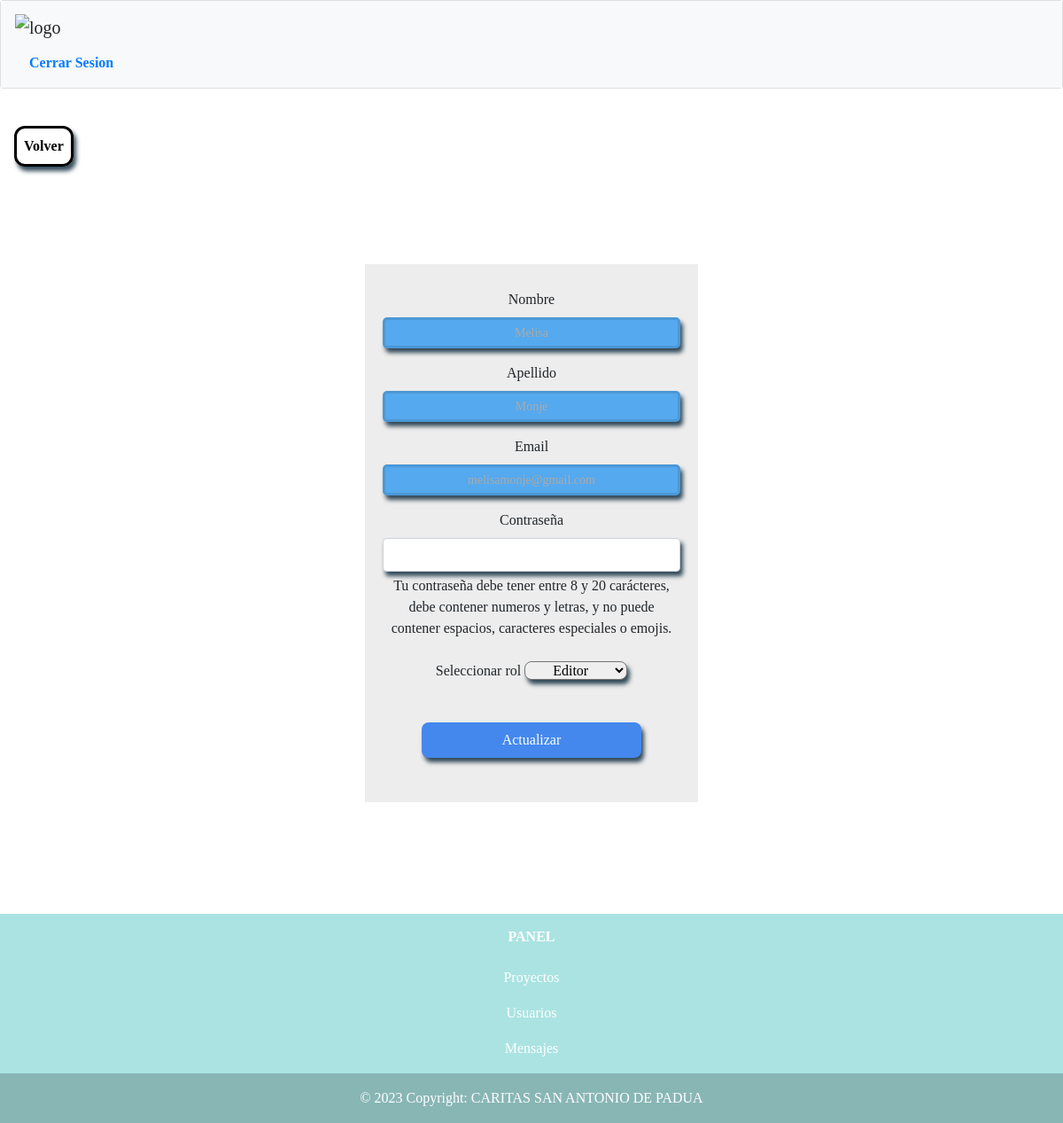
Screenshot of /usuarios/editar_usuario.php?id=2 (signed in) with the database file from the repository.
### tables this page shows
CREATE TABLE `usuarios` (
  `id` int(11) NOT NULL,
  `nombre` varchar(25) NOT NULL,
  `apellido` varchar(25) NOT NULL,
  `email` varchar(50) NOT NULL,
  `contrasena` varchar(250) NOT NULL,
  `rol` int(11) NOT NULL
);

CREATE TABLE `rol` (
  `idrol` int(11) NOT NULL,
  `descripcion` varchar(25) NOT NULL
);

### usuarios/editar_usuario.php (the view, shortened to what this page needs)
<?php
require_once('../config/conexion.php');
$idusuario = $_GET['id'];
$query_sql = mysqli_query($conexion, "SELECT u.id, u.nombre, u.apellido, u.email, (u.rol) as idrol, (r.descripcion) as rol
                                  FROM usuarios u
                                  INNER JOIN rol r
                                  on u.rol = r.idrol
                                  WHERE id = $idusuario ");
$resultado_query = mysqli_num_rows($query_sql);
if($resultado_query == 0) {
  header('location: lista_usuarios.php');
} else {
  $opcion = '';
  while ($data = mysqli_fetch_array($query_sql) ) {
    $nombre = $data['nombre'];
    $apellido = $data['apellido'];
    $email = $data['email'];
    $idrol = $data['idrol'];
    $descripcion = $data['rol'];
    if($idrol == 1){
        $opcion = '<option value="'.$idrol.'" select>'.$descripcion.'</option>';
    } elseif ($idrol == 2) {
        $opcion = '<option value="'.$idrol.'" select>'.$descripcion .'</option>';
    }
    }
  }
?>
<?php require_once('../sistemas/headerAdmin.php');?>
<div class="alert"><?php echo isset($alert)? $alert: '';  ?></div>
<div class="d-flex align-content-start m-3">
        <a class="btn p-2 " href="../usuarios/lista_usuarios.php"
        style="color:black; font-weight:bold; text-decoration:none; border-radius : 12px; box-shadow: 3px 5px 5px rgba(3, 32, 51, .8);border: solid;">Volver</a>
</div>
<div class="container-fluid m-auto p-4 mb-5">
    <form action="" method=" POST">
        <div class="mb-3">
            <label for="nombre" class="form-label">Nombre</label>
            <input type="text" class="form-control" id="nombre" style="box-shadow: 3px 5px 5px rgba(3, 32, 51, .8);"
                name="nombre" value="<?php echo $nombre; ?>">
        </div>
        <div class="mb-3">
            <label for="apellido" class="form-label">Apellido</label>
            <input type="text" class="form-control" id="apellido" style="box-shadow: 3px 5px 5px rgba(3, 32, 51, .8);"
                name="apellido" value="<?php echo $apellido; ?>">
        </div>
        <div class="mb-3">
            <label for="email" class="form-label">Email</label>
            <input type="text" class="form-control" id="email" style="box-shadow: 3px 5px 5px rgba(3, 32, 51, .8);"
                aria-describedby="emailHelp" name="email" value="<?php echo $email; ?>">
        </div>
        <div class="mb-3">
            <label for="contrasena" class="form-label">Contraseña</label>
            <input type="password" id="contrasena" class="form-control"
                style="box-shadow: 3px 5px 5px rgba(3, 32, 51, .8);" aria-describedby="passwordHelpBlock"
                name="contrasena">
            <div id="passwordHelpBlock" class="form-text">
                Tu contraseña debe tener entre 8 y 20 carácteres, debe contener numeros y letras, y no puede contener
                espacios, caracteres especiales o emojis.
            </div>
            <br>
            <div class="mb-3">
                <label for="rol" class="form-label">Seleccionar rol</label>
                <select name="rol" id="rol" style="border-radius: 8px; box-shadow: 3px 5px 5px rgba(3, 32, 51, .8);">
                    <?php
    echo $opcion;
?>
                </select>
            </div>
        </div>
        <input type="submit" class="btn_save btn-primary p-2"
            style="border-radius: 8px; box-shadow: 3px 5px 5px rgba(3, 32, 51, .8);" name="Actualizar"
            value="Actualizar">
    </form>
</div>
<br><br><br>
<?php require_once('../sistemas/footerAdmin.php');?>

### css/estilo.css (style rules this page uses)
.btn { background-color: #ff8d1e; color:#fff; }
input[type="text"] { background: rgb(85, 169, 238); padding: 10px 15px; color: #aaa; border: 3px solid rgba(0,0,0,0.1); font-size: 14px; margin-bottom: 16px; border-radius: 5px; transition: all 0.2s cubic-bezier(0.4,0,0.2,1); transition-delay: 0.2s; text-align: center; width: 100%; }
* { padding: 0; margin: 0; font-family: century gothic; text-align: center; }
form { padding: 50px 20px; background-color: #ededed; margin: calc(25% + 100px); margin-top: 70px; padding-top: 28px; margin-bottom: 30px }
input { width: calc(100% - 20px); padding: 9px; margin: auto; margin-top: 12px; font-size: 16px }
input[type='submit'] { background-color: #48e; color: #fff; width: calc(80% - 20px); margin: 0 10%; margin-top: 22px; border: none; }

### rows the page displays
usuarios: nombre "Melisa", apellido "Monje", email "melisamonje@gmail.com", rol "Editor"
